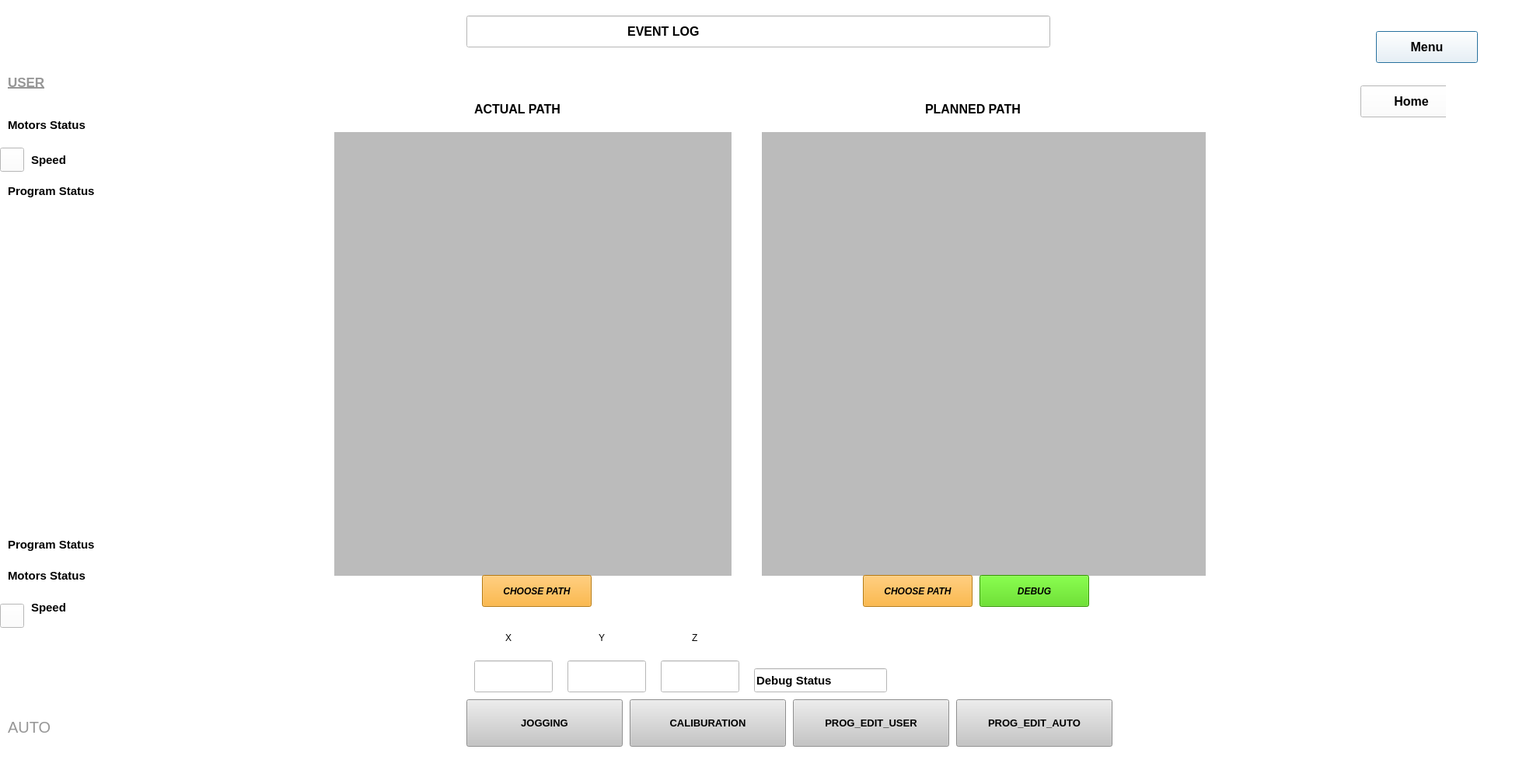
<?xml version="1.0" encoding="UTF-8"?>
<ui version="4.0">
 <class>Dialog</class>
 <widget class="QDialog" name="Dialog">
  <property name="geometry">
   <rect>
    <x>0</x>
    <y>0</y>
    <width>1981</width>
    <height>1000</height>
   </rect>
  </property>
  <property name="windowTitle">
   <string>Dialog</string>
  </property>
  <property name="styleSheet">
   <string notr="true">background-color: rgb(255, 255, 255);</string>
  </property>
  <widget class="QLineEdit" name="lineEdit">
   <property name="geometry">
    <rect>
     <x>600</x>
     <y>20</y>
     <width>751</width>
     <height>41</height>
    </rect>
   </property>
   <property name="font">
    <font>
     <pointsize>12</pointsize>
     <weight>75</weight>
     <bold>true</bold>
    </font>
   </property>
   <property name="text">
    <string>                                              EVENT LOG</string>
   </property>
  </widget>
  <widget class="QLabel" name="label_4">
   <property name="geometry">
    <rect>
     <x>610</x>
     <y>30</y>
     <width>21</width>
     <height>21</height>
    </rect>
   </property>
   <property name="text">
    <string/>
   </property>
   <property name="pixmap">
    <pixmap>../images_home/info.png</pixmap>
   </property>
   <property name="scaledContents">
    <bool>true</bool>
   </property>
  </widget>
  <widget class="QLabel" name="label_6">
   <property name="geometry">
    <rect>
     <x>1540</x>
     <y>700</y>
     <width>311</width>
     <height>251</height>
    </rect>
   </property>
   <property name="text">
    <string/>
   </property>
   <property name="pixmap">
    <pixmap>../images_home/1.png</pixmap>
   </property>
   <property name="scaledContents">
    <bool>true</bool>
   </property>
  </widget>
  <widget class="QLabel" name="label_7">
   <property name="geometry">
    <rect>
     <x>10</x>
     <y>840</y>
     <width>51</width>
     <height>61</height>
    </rect>
   </property>
   <property name="text">
    <string/>
   </property>
   <property name="pixmap">
    <pixmap>../images_home/a-removebg-preview.png</pixmap>
   </property>
   <property name="scaledContents">
    <bool>true</bool>
   </property>
  </widget>
  <widget class="QLabel" name="label_8">
   <property name="geometry">
    <rect>
     <x>10</x>
     <y>920</y>
     <width>91</width>
     <height>31</height>
    </rect>
   </property>
   <property name="font">
    <font>
     <pointsize>15</pointsize>
    </font>
   </property>
   <property name="styleSheet">
    <string notr="true">color:rgb(151, 151, 151);
font-size:15pt;</string>
   </property>
   <property name="text">
    <string>AUTO</string>
   </property>
  </widget>
  <widget class="QLabel" name="label_10">
   <property name="geometry">
    <rect>
     <x>10</x>
     <y>80</y>
     <width>131</width>
     <height>51</height>
    </rect>
   </property>
   <property name="font">
    <font>
     <pointsize>13</pointsize>
     <weight>75</weight>
     <italic>false</italic>
     <bold>true</bold>
     <underline>true</underline>
    </font>
   </property>
   <property name="styleSheet">
    <string notr="true">color:rgb(151, 151, 151);
font-size:13pt;</string>
   </property>
   <property name="text">
    <string>USER</string>
   </property>
  </widget>
  <widget class="QLabel" name="label_9">
   <property name="geometry">
    <rect>
     <x>10</x>
     <y>10</y>
     <width>51</width>
     <height>61</height>
    </rect>
   </property>
   <property name="text">
    <string/>
   </property>
   <property name="pixmap">
    <pixmap>../images_home/U.png</pixmap>
   </property>
   <property name="scaledContents">
    <bool>true</bool>
   </property>
  </widget>
  <widget class="QLabel" name="label_14">
   <property name="geometry">
    <rect>
     <x>1860</x>
     <y>170</y>
     <width>51</width>
     <height>61</height>
    </rect>
   </property>
   <property name="text">
    <string/>
   </property>
   <property name="pixmap">
    <pixmap>../images_home/search.png</pixmap>
   </property>
   <property name="scaledContents">
    <bool>true</bool>
   </property>
  </widget>
  <widget class="QPushButton" name="eventmenubtn3">
   <property name="geometry">
    <rect>
     <x>1770</x>
     <y>40</y>
     <width>131</width>
     <height>41</height>
    </rect>
   </property>
   <property name="font">
    <font>
     <pointsize>12</pointsize>
     <weight>75</weight>
     <bold>true</bold>
    </font>
   </property>
   <property name="text">
    <string>Menu</string>
   </property>
   <property name="icon">
    <iconset>
     <normaloff>:/symbol/menu.png</normaloff>:/symbol/menu.png</iconset>
   </property>
  </widget>
  <widget class="QLabel" name="label">
   <property name="geometry">
    <rect>
     <x>610</x>
     <y>120</y>
     <width>191</width>
     <height>41</height>
    </rect>
   </property>
   <property name="font">
    <font>
     <family>MS Shell Dlg 2</family>
     <pointsize>12</pointsize>
     <weight>75</weight>
     <italic>false</italic>
     <bold>true</bold>
    </font>
   </property>
   <property name="text">
    <string>ACTUAL PATH</string>
   </property>
  </widget>
  <widget class="QLabel" name="label_2">
   <property name="geometry">
    <rect>
     <x>1190</x>
     <y>120</y>
     <width>201</width>
     <height>41</height>
    </rect>
   </property>
   <property name="font">
    <font>
     <family>MS Shell Dlg 2</family>
     <pointsize>12</pointsize>
     <weight>75</weight>
     <italic>false</italic>
     <bold>true</bold>
    </font>
   </property>
   <property name="text">
    <string>PLANNED PATH</string>
   </property>
  </widget>
  <widget class="QLabel" name="label_3">
   <property name="geometry">
    <rect>
     <x>430</x>
     <y>170</y>
     <width>511</width>
     <height>571</height>
    </rect>
   </property>
   <property name="styleSheet">
    <string notr="true">background-color: rgb(187, 187, 187);</string>
   </property>
   <property name="text">
    <string/>
   </property>
  </widget>
  <widget class="QLabel" name="label_5">
   <property name="geometry">
    <rect>
     <x>980</x>
     <y>170</y>
     <width>571</width>
     <height>571</height>
    </rect>
   </property>
   <property name="styleSheet">
    <string notr="true">background-color: rgb(187, 187, 187);</string>
   </property>
   <property name="text">
    <string/>
   </property>
  </widget>
  <widget class="QPushButton" name="pushButton_5">
   <property name="geometry">
    <rect>
     <x>620</x>
     <y>740</y>
     <width>141</width>
     <height>41</height>
    </rect>
   </property>
   <property name="font">
    <font>
     <family>MS Sans Serif</family>
     <weight>75</weight>
     <italic>true</italic>
     <bold>true</bold>
    </font>
   </property>
   <property name="styleSheet">
    <string notr="true">background-color: rgb(255, 169, 21);</string>
   </property>
   <property name="text">
    <string>CHOOSE PATH</string>
   </property>
  </widget>
  <widget class="QPushButton" name="pushButton_7">
   <property name="geometry">
    <rect>
     <x>1110</x>
     <y>740</y>
     <width>141</width>
     <height>41</height>
    </rect>
   </property>
   <property name="font">
    <font>
     <family>MS Sans Serif</family>
     <weight>75</weight>
     <italic>true</italic>
     <bold>true</bold>
    </font>
   </property>
   <property name="styleSheet">
    <string notr="true">background-color: rgb(255, 169, 21);</string>
   </property>
   <property name="text">
    <string>CHOOSE PATH</string>
   </property>
  </widget>
  <widget class="QPushButton" name="pushButton_8">
   <property name="geometry">
    <rect>
     <x>1260</x>
     <y>740</y>
     <width>141</width>
     <height>41</height>
    </rect>
   </property>
   <property name="font">
    <font>
     <family>MS Sans Serif</family>
     <weight>75</weight>
     <italic>true</italic>
     <bold>true</bold>
    </font>
   </property>
   <property name="styleSheet">
    <string notr="true">background-color: rgb(70, 211, 0);</string>
   </property>
   <property name="text">
    <string>DEBUG</string>
   </property>
  </widget>
  <widget class="QPushButton" name="hmmenubtn9">
   <property name="geometry">
    <rect>
     <x>1750</x>
     <y>110</y>
     <width>131</width>
     <height>41</height>
    </rect>
   </property>
   <property name="font">
    <font>
     <pointsize>12</pointsize>
     <weight>75</weight>
     <bold>true</bold>
    </font>
   </property>
   <property name="text">
    <string>Home</string>
   </property>
   <property name="icon">
    <iconset>
     <normaloff>:/symbol/menu.png</normaloff>:/symbol/menu.png</iconset>
   </property>
  </widget>
  <widget class="QLabel" name="label_12">
   <property name="geometry">
    <rect>
     <x>1860</x>
     <y>100</y>
     <width>51</width>
     <height>61</height>
    </rect>
   </property>
   <property name="text">
    <string/>
   </property>
   <property name="pixmap">
    <pixmap>home.png</pixmap>
   </property>
   <property name="scaledContents">
    <bool>true</bool>
   </property>
  </widget>
  <widget class="QLineEdit" name="lineEdit_2">
   <property name="geometry">
    <rect>
     <x>610</x>
     <y>850</y>
     <width>101</width>
     <height>41</height>
    </rect>
   </property>
  </widget>
  <widget class="QLineEdit" name="lineEdit_3">
   <property name="geometry">
    <rect>
     <x>730</x>
     <y>850</y>
     <width>101</width>
     <height>41</height>
    </rect>
   </property>
  </widget>
  <widget class="QLineEdit" name="lineEdit_4">
   <property name="geometry">
    <rect>
     <x>850</x>
     <y>850</y>
     <width>101</width>
     <height>41</height>
    </rect>
   </property>
  </widget>
  <widget class="QLineEdit" name="lineEdit_5">
   <property name="geometry">
    <rect>
     <x>970</x>
     <y>860</y>
     <width>171</width>
     <height>31</height>
    </rect>
   </property>
   <property name="font">
    <font>
     <pointsize>11</pointsize>
     <weight>75</weight>
     <bold>true</bold>
    </font>
   </property>
   <property name="text">
    <string>Debug Status</string>
   </property>
  </widget>
  <widget class="QLabel" name="label_11">
   <property name="geometry">
    <rect>
     <x>650</x>
     <y>810</y>
     <width>41</width>
     <height>21</height>
    </rect>
   </property>
   <property name="text">
    <string>X</string>
   </property>
  </widget>
  <widget class="QLabel" name="label_13">
   <property name="geometry">
    <rect>
     <x>770</x>
     <y>810</y>
     <width>41</width>
     <height>21</height>
    </rect>
   </property>
   <property name="text">
    <string>Y</string>
   </property>
  </widget>
  <widget class="QLabel" name="label_15">
   <property name="geometry">
    <rect>
     <x>890</x>
     <y>810</y>
     <width>41</width>
     <height>21</height>
    </rect>
   </property>
   <property name="text">
    <string>Z</string>
   </property>
  </widget>
  <widget class="QPushButton" name="increment_7">
   <property name="geometry">
    <rect>
     <x>1020</x>
     <y>900</y>
     <width>201</width>
     <height>61</height>
    </rect>
   </property>
   <property name="font">
    <font>
     <pointsize>10</pointsize>
     <weight>75</weight>
     <bold>true</bold>
    </font>
   </property>
   <property name="styleSheet">
    <string notr="true">background-color: rgb(255, 169, 21);
background-color: rgb(197, 197, 197);
</string>
   </property>
   <property name="text">
    <string>PROG_EDIT_USER</string>
   </property>
  </widget>
  <widget class="QPushButton" name="increment_5">
   <property name="geometry">
    <rect>
     <x>810</x>
     <y>900</y>
     <width>201</width>
     <height>61</height>
    </rect>
   </property>
   <property name="font">
    <font>
     <pointsize>10</pointsize>
     <weight>75</weight>
     <bold>true</bold>
    </font>
   </property>
   <property name="styleSheet">
    <string notr="true">background-color: rgb(255, 169, 21);
background-color: rgb(197, 197, 197);
</string>
   </property>
   <property name="text">
    <string>CALIBURATION</string>
   </property>
  </widget>
  <widget class="QPushButton" name="increment_6">
   <property name="geometry">
    <rect>
     <x>1230</x>
     <y>900</y>
     <width>201</width>
     <height>61</height>
    </rect>
   </property>
   <property name="font">
    <font>
     <pointsize>10</pointsize>
     <weight>75</weight>
     <bold>true</bold>
    </font>
   </property>
   <property name="styleSheet">
    <string notr="true">background-color: rgb(255, 169, 21);
background-color: rgb(197, 197, 197);
</string>
   </property>
   <property name="text">
    <string>PROG_EDIT_AUTO</string>
   </property>
  </widget>
  <widget class="QPushButton" name="increment_4">
   <property name="geometry">
    <rect>
     <x>600</x>
     <y>900</y>
     <width>201</width>
     <height>61</height>
    </rect>
   </property>
   <property name="font">
    <font>
     <pointsize>10</pointsize>
     <weight>75</weight>
     <bold>true</bold>
    </font>
   </property>
   <property name="styleSheet">
    <string notr="true">background-color: rgb(255, 169, 21);
background-color: rgb(197, 197, 197);
</string>
   </property>
   <property name="text">
    <string>JOGGING</string>
   </property>
  </widget>
  <widget class="QPushButton" name="pushButton_2">
   <property name="geometry">
    <rect>
     <x>0</x>
     <y>190</y>
     <width>31</width>
     <height>31</height>
    </rect>
   </property>
   <property name="font">
    <font>
     <weight>75</weight>
     <bold>true</bold>
    </font>
   </property>
   <property name="text">
    <string/>
   </property>
   <property name="icon">
    <iconset>
     <normaloff>../images_home/speed_img.png</normaloff>../images_home/speed_img.png</iconset>
   </property>
  </widget>
  <widget class="QLabel" name="label_44">
   <property name="geometry">
    <rect>
     <x>10</x>
     <y>140</y>
     <width>211</width>
     <height>41</height>
    </rect>
   </property>
   <property name="font">
    <font>
     <pointsize>11</pointsize>
     <weight>75</weight>
     <bold>true</bold>
    </font>
   </property>
   <property name="text">
    <string>Motors Status</string>
   </property>
  </widget>
  <widget class="QLabel" name="label_45">
   <property name="geometry">
    <rect>
     <x>40</x>
     <y>190</y>
     <width>111</width>
     <height>31</height>
    </rect>
   </property>
   <property name="font">
    <font>
     <pointsize>11</pointsize>
     <weight>75</weight>
     <bold>true</bold>
    </font>
   </property>
   <property name="text">
    <string>Speed</string>
   </property>
  </widget>
  <widget class="QLabel" name="label_46">
   <property name="geometry">
    <rect>
     <x>10</x>
     <y>230</y>
     <width>201</width>
     <height>31</height>
    </rect>
   </property>
   <property name="font">
    <font>
     <pointsize>11</pointsize>
     <weight>75</weight>
     <bold>true</bold>
    </font>
   </property>
   <property name="text">
    <string>Program Status</string>
   </property>
  </widget>
  <widget class="QPushButton" name="pushButton_6">
   <property name="geometry">
    <rect>
     <x>0</x>
     <y>777</y>
     <width>31</width>
     <height>31</height>
    </rect>
   </property>
   <property name="font">
    <font>
     <weight>75</weight>
     <bold>true</bold>
    </font>
   </property>
   <property name="text">
    <string/>
   </property>
   <property name="icon">
    <iconset>
     <normaloff>../images_home/speed_img.png</normaloff>../images_home/speed_img.png</iconset>
   </property>
  </widget>
  <widget class="QLabel" name="label_47">
   <property name="geometry">
    <rect>
     <x>10</x>
     <y>685</y>
     <width>221</width>
     <height>31</height>
    </rect>
   </property>
   <property name="font">
    <font>
     <pointsize>11</pointsize>
     <weight>75</weight>
     <bold>true</bold>
    </font>
   </property>
   <property name="text">
    <string>Program Status</string>
   </property>
  </widget>
  <widget class="QLabel" name="label_49">
   <property name="geometry">
    <rect>
     <x>40</x>
     <y>766</y>
     <width>111</width>
     <height>31</height>
    </rect>
   </property>
   <property name="font">
    <font>
     <pointsize>11</pointsize>
     <weight>75</weight>
     <bold>true</bold>
    </font>
   </property>
   <property name="text">
    <string>Speed</string>
   </property>
  </widget>
  <widget class="QLabel" name="label_48">
   <property name="geometry">
    <rect>
     <x>10</x>
     <y>720</y>
     <width>171</width>
     <height>41</height>
    </rect>
   </property>
   <property name="font">
    <font>
     <pointsize>11</pointsize>
     <weight>75</weight>
     <bold>true</bold>
    </font>
   </property>
   <property name="text">
    <string>Motors Status</string>
   </property>
  </widget>
 </widget>
 <resources>
  <include location="images_home/symbols.qrc"/>
 </resources>
 <connections/>
</ui>
